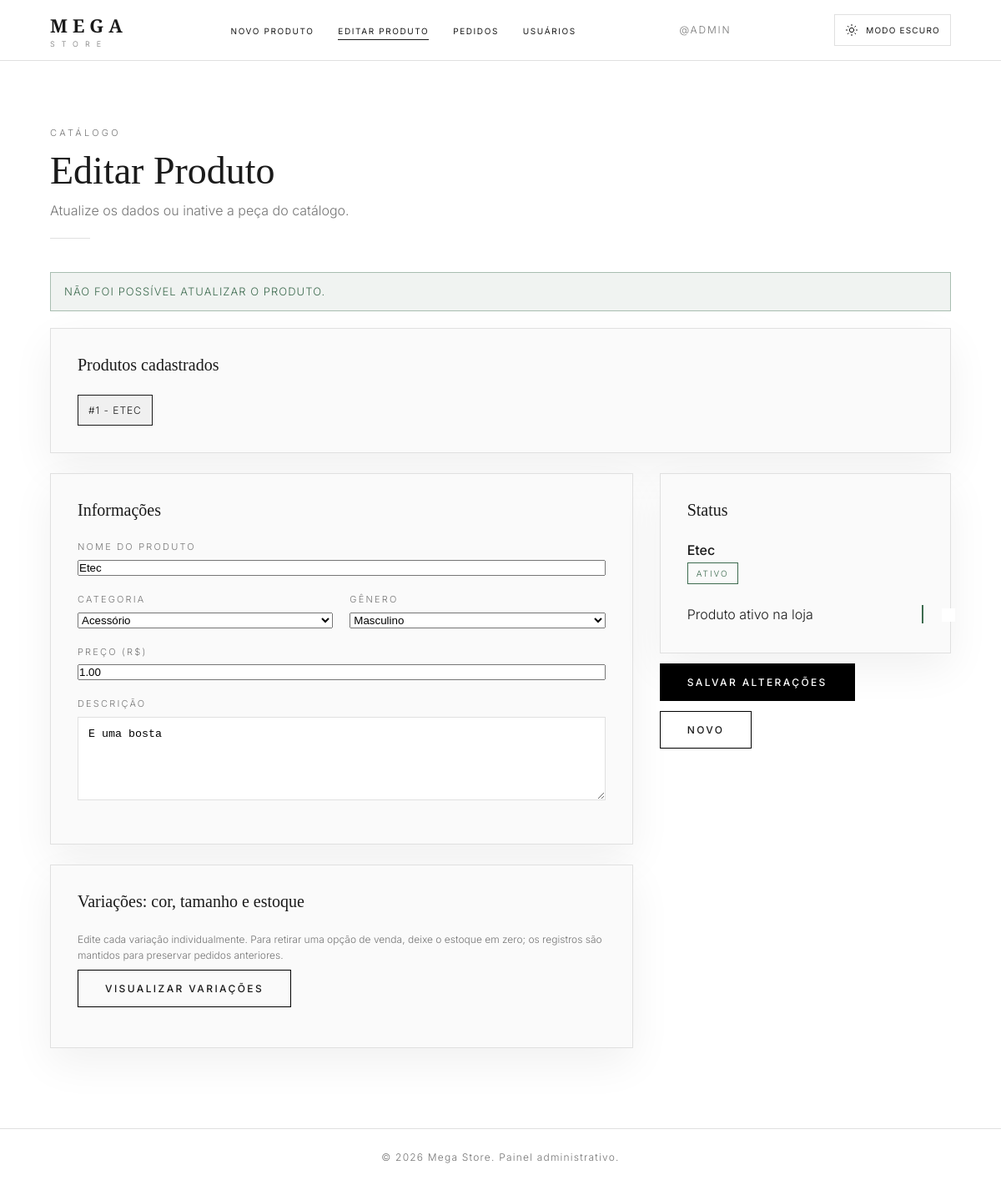
Page /admin/editar_produto.php?erro=1 on the earlier database version.
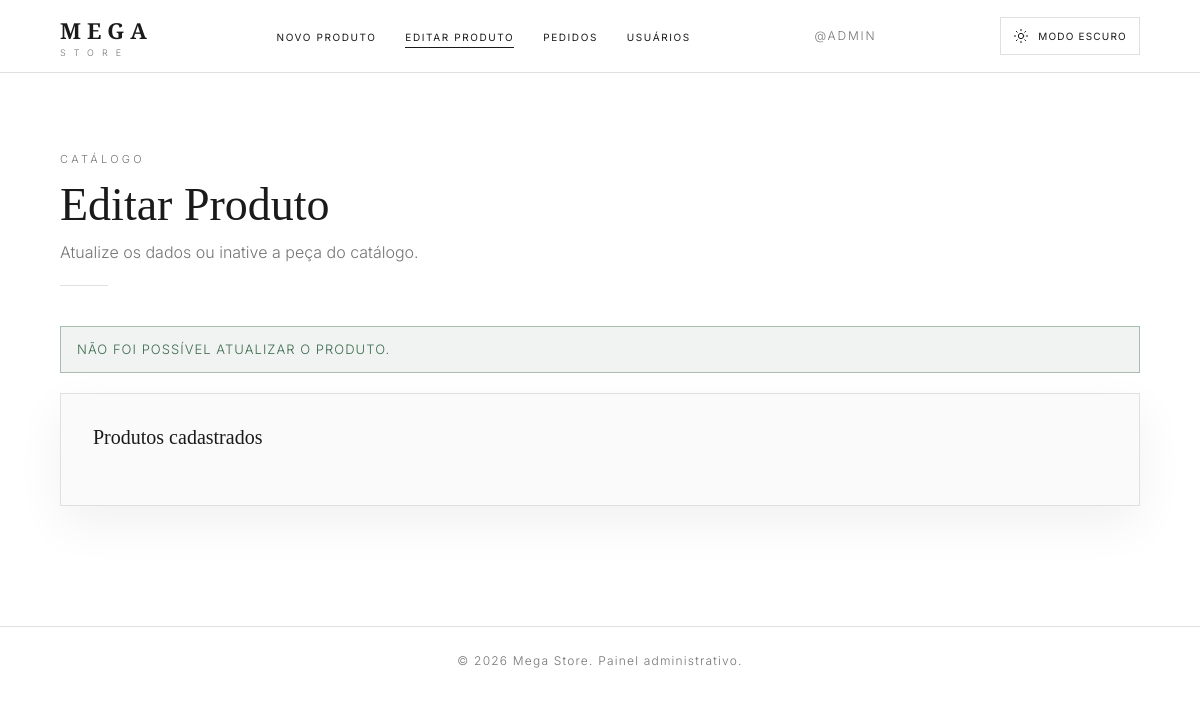
Same page on the later database version.
### tables this page shows
CREATE TABLE `tb_produto` (
  `id_produto` int(11) NOT NULL,
  `nome_produto` varchar(255) NOT NULL,
  `descricao_produto` varchar(500) NOT NULL,
  `preco` double(10,2) NOT NULL,
  `id_categoria` int(11) NOT NULL,
  `id_genero` int(11) NOT NULL,
  `ativo` tinyint(1) NOT NULL,
  `data_cadastro` date NOT NULL,
  `selo` varchar(20) DEFAULT NULL
);

CREATE TABLE `tb_categoria` (
  `id_categoria` int(11) NOT NULL,
  `nome_categoria` varchar(255) NOT NULL,
  `descricao_categoria` varchar(500) NOT NULL
);

### admin/editar_produto.php (the view, shortened to what the changed rows need)
<?php
include "../geral/conexao.php";
$categoriasSql = mysqli_query($con, 'SELECT id_categoria, nome_categoria FROM tb_categoria ORDER BY nome_categoria');
$categorias = $categoriasSql ? mysqli_fetch_all($categoriasSql, MYSQLI_ASSOC) : [];
$idProduto = isset($_GET['id']) ? (int) $_GET['id'] : 0;
if ($idProduto > 0) {
    $produtoSql = mysqli_query($con, "SELECT * FROM tb_produto WHERE id_produto = $idProduto LIMIT 1");
    $produto = mysqli_fetch_assoc($produtoSql);
} else {
    $produtoSql = mysqli_query($con, "SELECT * FROM tb_produto ORDER BY id_produto DESC LIMIT 1");
    $produto = mysqli_fetch_assoc($produtoSql);
    if ($produto) {
        $idProduto = (int) $produto['id_produto'];
    }
}
$produtosSql = mysqli_query($con, "SELECT * FROM tb_produto ORDER BY id_produto DESC");
$produtos = $produtosSql ? mysqli_fetch_all($produtosSql, MYSQLI_ASSOC) : [];
?>
<!DOCTYPE html>
<html lang="pt-BR">
<head>
    <link rel="stylesheet" href="admin.css">
</head>
<body>
    <main class="page">
        <h1>Editar Produto</h1>
        <div class="card" style="margin-bottom: 24px;">
            <h2>Produtos cadastrados</h2>
            <div class="lista-produtos">
                <?php foreach ($produtos as $item): ?>
                    <a class="produto-item <?= $item['id_produto'] == $idProduto ? 'ativo' : '' ?>" href="editar_produto.php?id=<?= (int) $item['id_produto'] ?>">
                        #<?= (int) $item['id_produto'] ?> - <?= htmlspecialchars($item['nome_produto']) ?>
                    </a>
                <?php endforeach; ?>
            </div>
        </div>
        <?php if ($produto): ?>
            <form class="grid" action="atualizar_produto.php" method="post" id="f" enctype="multipart/form-data">
                <div>
                    <div class="card">
                        <h2>Informações</h2>
                        <div class="f"><label>Nome do produto</label><input name="nome" value="<?= htmlspecialchars($produto['nome_produto']) ?>"></div>
                        <div class="row">
                            <div class="f"><label>Categoria</label>
                                <select name="categoria">
                                    <?php foreach ($categorias as $categoria): ?>
                                        <option value="<?= (int) $categoria['id_categoria'] ?>" <?= (int) $produto['id_categoria'] === (int) $categoria['id_categoria'] ? 'selected' : '' ?>><?= htmlspecialchars($categoria['nome_categoria']) ?></option>
                                    <?php endforeach; ?>
                                </select>
                            </div>
                            <div class="f"><label>Gênero</label>
                                <select name="genero">
                                    <option value="1" <?= $produto['id_genero'] == 1 ? 'selected' : '' ?>>Masculino</option>
                                </select>
                            </div>
                        </div>
                        <div class="f"><label>Preço (R$)</label><input name="preco" type="number" step="0.01" min="0" value="<?= number_format((float) $produto['preco'], 2, '.', '') ?>" required></div>
                        <div class="f"><label>Descrição</label><textarea name="descricao"><?= htmlspecialchars($produto['descricao_produto']) ?></textarea></div>
                    </div>
                    <div class="card">
                        <h2>Variações: cor, tamanho e estoque</h2>
                        <p class="variation-help">Edite cada variação individualmente. Para retirar uma opção de venda, deixe o estoque em zero; os registros são mantidos para preservar pedidos anteriores.</p>
                        <button class="btn btn--o variation-toggle" type="button" id="visualizar-variacoes" aria-expanded="false" aria-controls="painel-variacoes">Visualizar variações</button>
                    </div>
                </div>
                <aside>
                    <div class="card">
                        <h2>Status</h2>
                        <div class="prev">
                            <div><b style="font-weight:500"><?= htmlspecialchars($produto['nome_produto']) ?></b><br><span class="badge <?= $produto['ativo'] ? 'b-ok' : 'b-mut' ?>"><?= $produto['ativo'] ? 'Ativo' : 'Inativo' ?></span></div>
                        </div>
                        <div class="switch"><span>Produto ativo na loja</span><label><input type="checkbox" name="ativo" value="1" <?= $produto['ativo'] ? 'checked' : '' ?>><i></i></label></div>
                    </div>
                    <div class="actions">
                        <button class="btn" type="submit">Salvar Alterações</button>
                        <a href="cadastro_produto.php" class="btn btn--o">Novo</a>
                    </div>
                </aside>
            </form>
        <?php endif; ?>
    </main>
</body>
</html>

Differences in the rows shown:
removed tb_produto: id_produto "1", nome_produto "ETEC", nome "Etec", categoria "Acessório", genero "Masculino", preco "1.00", descricao "E uma bosta", nome_produto "Etec"
Other differences:
text no longer shown: "Informações NOME DO PRODUTO CATEGORIA GÊNERO PREÇO (R$) DESCRIÇÃO Variações: cor, tamanho e estoque Edite cada variação individualmente. Para retirar uma opção de venda, deixe o estoque em zero; os registros são mantidos para preservar pedidos anteriores. VISUALIZAR VARIAÇÕES Status ATIVO Produto ativo na loja SALVAR ALTERAÇÕES NOVO"
